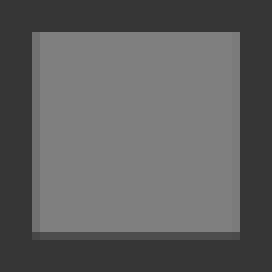
#> input picture test/debug/L-mino-bright-non-transition.png, 34 x 34 px (shown 8 times larger)
$ python -i tile.py   (imports and definitions only)
#> lines starting #> are read from the running program, lines starting #| are printed output that depends on the picture
#> further down, picture is the input picture: shape (34, 34, 3); min 54, max 127, mean 95.2
import cv2
import numpy as np
from PIL import Image, ImageStat


class Tile:
  """
  A tile always gets rescaled to 24x24
  """
  STANDARD_WIDTH = 24
  STANDARD_HEIGHT = 24
  THRESHOLD = 100

  def __init__(self, tile_image, column_nr=None, row_nr=None):
    self.tile_image = np.array(Image.fromarray(tile_image).convert('L').resize((Tile.STANDARD_WIDTH, Tile.STANDARD_HEIGHT), Image.Resampling.BOX))
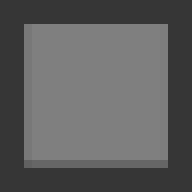
#> self.tile_image: shape (24, 24) (shown 8 times larger); min 54, max 127, mean 94
    self.grey_image = self.tile_image
    self.column_nr = column_nr
    self.row_nr = row_nr

  def store(self, path_and_name):
    cv2.imwrite(path_and_name, self.tile_image)

  def brightness(self):
    """
    From: https://stackoverflow.com/a/7433184
    By: deprecated
    CC BY-SA 3.0
    """
    arr = np.array(self.grey_image, dtype=np.int32)
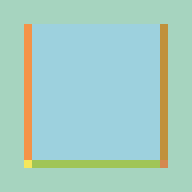
#> arr: shape (24, 24) int32 (shown 8 times larger); 7 distinct labels, from 54 to 127; one colour per label, 0 black
    rms = np.sqrt(np.mean(np.square(arr)))
#> rms = 100.5
    return rms

  # [18 lines left out: functions center_brightness, center_contains_grey, not called in this run]

  def is_in_transition(self):
    return not self.is_white() and self.get_min() > Tile.THRESHOLD

  # [72 lines left out: functions is_dull, is_black, is_one_color, is_white, not called in this run]

  def resize(self, height, width):
    self.tile_image = np.array(Image.fromarray(self.tile_image).resize((width, height), Image.Resampling.LANCZOS))
    return self

  # [4 lines left out: function get_black_or_white_array, not called in this run]

  def get_max(self):
    return np.max(self.tile_image.flatten())

  # [6 lines left out: function get_min, not called in this run]

>>> import cv2
>>> picture = cv2.imread('../../test/debug/L-mino-bright-non-transition.png')
>>> result = Tile(picture).brightness()
#> result = 100.5
